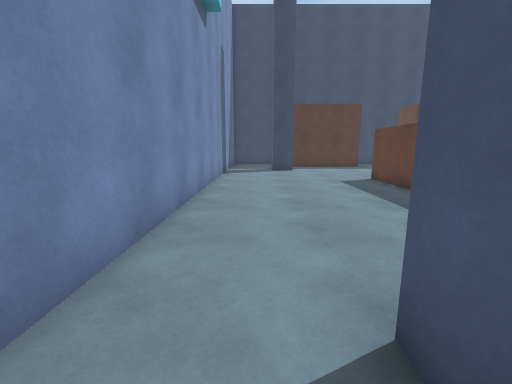
View 1 (above)

20 first-person views from a walk through a scene from a Unity 3-D project. The camera is 1.3 m above the floor, tilts 10° down and sees 90° across. The floor is counted in squares, 1 m on a side. Each view is taken from the middle of a square. On the plan, view 1 faces up. The plan holds only what a view shows up to about 13 squares ahead; the rest is blank.

View 2
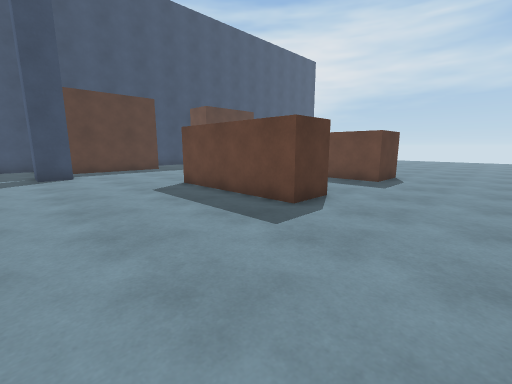

View 3
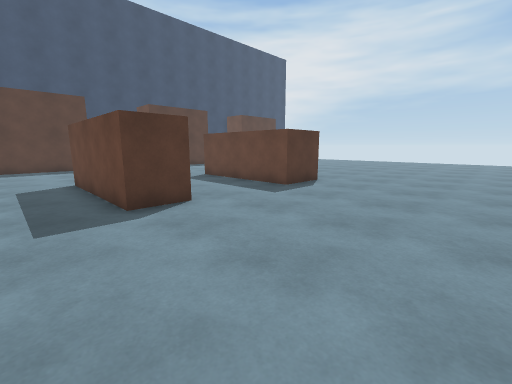

View 4
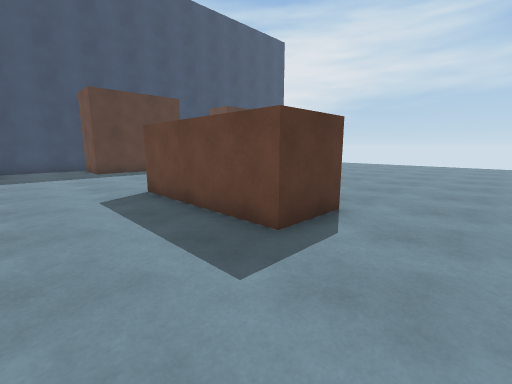

View 5
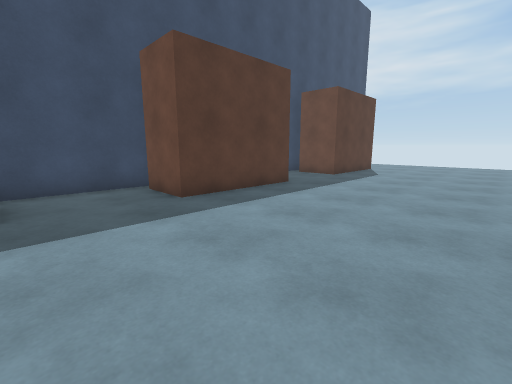

View 6
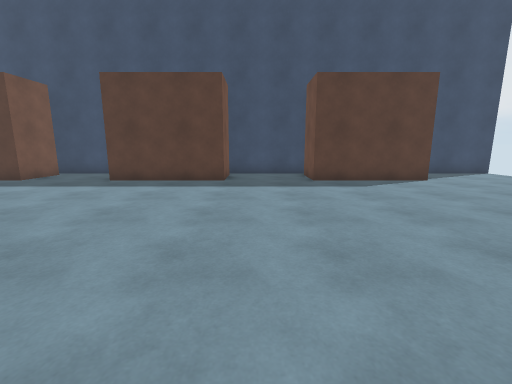

View 7
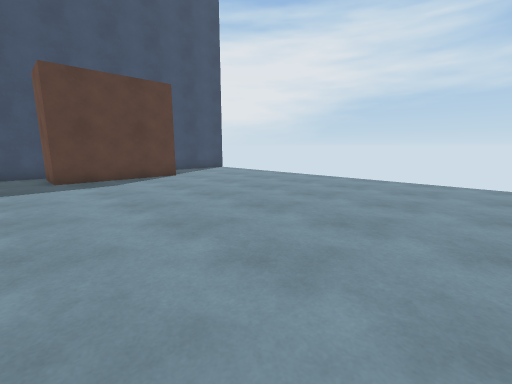

View 8
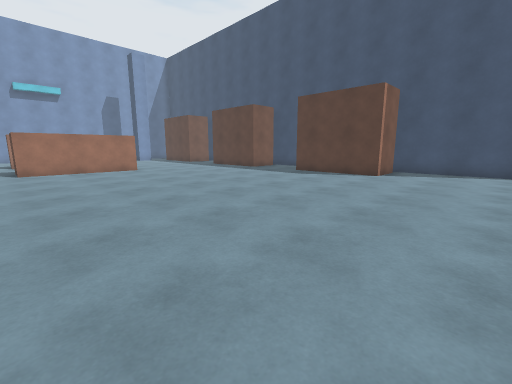

View 9
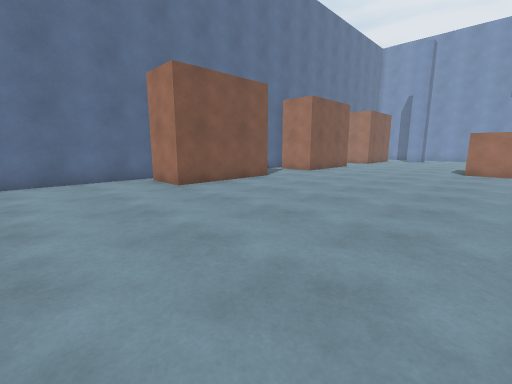

View 10
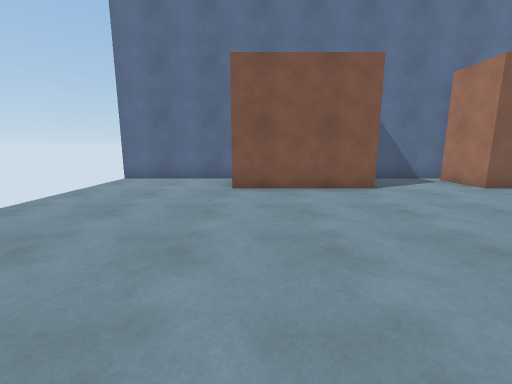

View 11
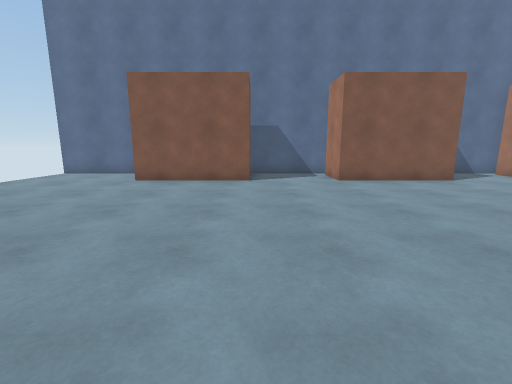

View 12
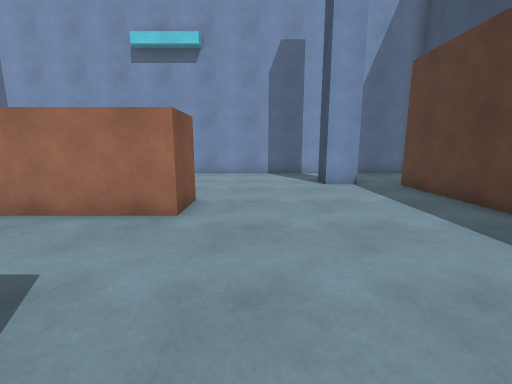

View 13
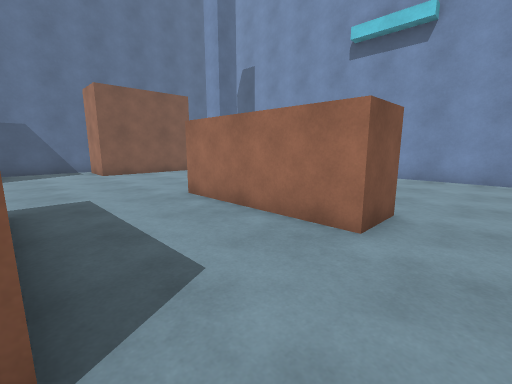

View 14
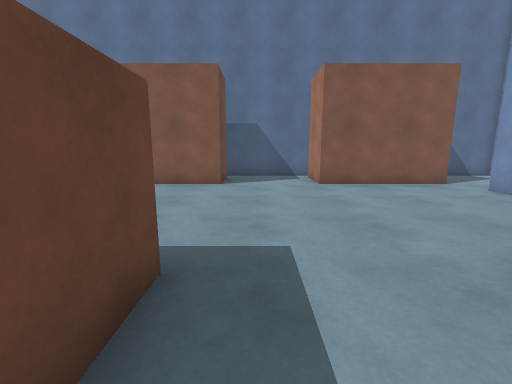

View 15
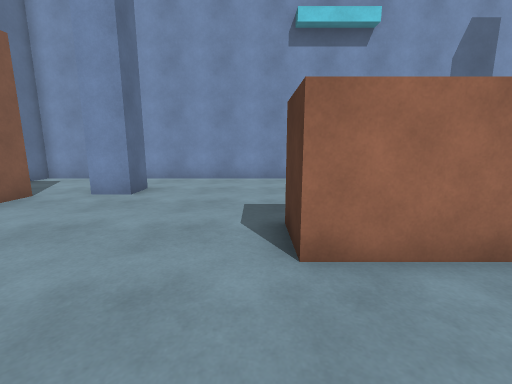

View 16
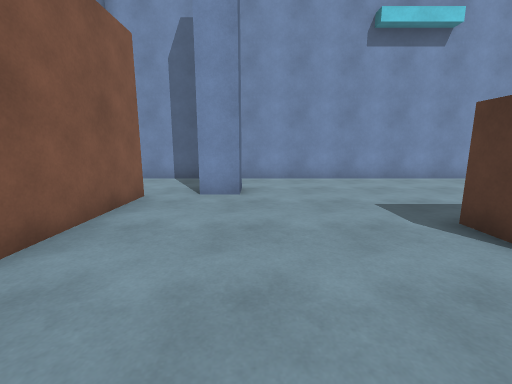

View 17
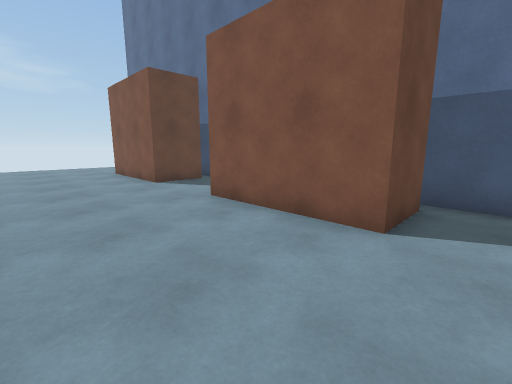

View 18
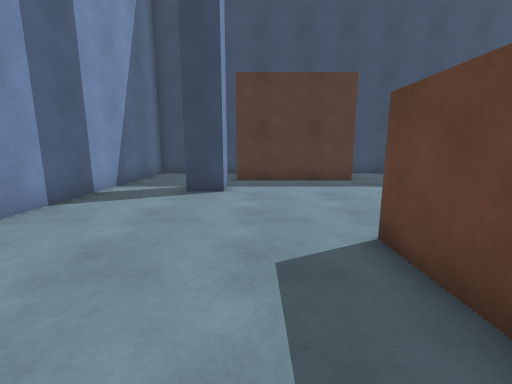

View 19
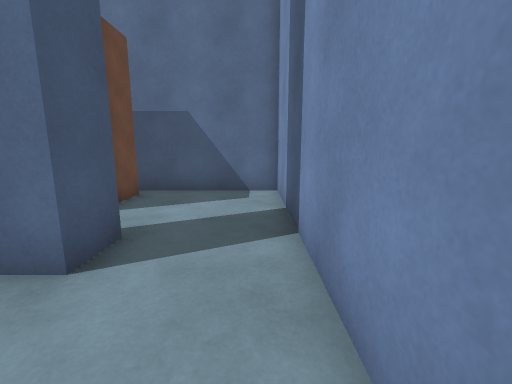

View 20
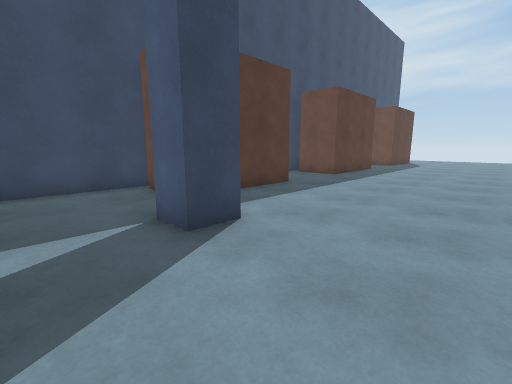

### Floor plan
Points are (right, up) in squares from view 1. A wall is a line through its corners. A room is listed if a view was taken in it or the views show most of it. See-through windows are left out.
Room 1 (view 1)
walls: (1, 0.4) (1, 1.6); (-1.6, 1.4) (-1.6, -3.6) (2.6, -3.6); (2.2, -3) (2.2, -1.9)
ways out: opening at (-0.5, 1) to room 2; opening at (2, 0) to room 2
Room 2 (views 2, 3, 4, 5, 6, 7, 8, 9, 10, 11, 12, 13, 14, 15, 16, 17, 18, 19, 20)
walls: (12, 8.8) (12, 5.5) (10, 5.5) (10, 10.5); (6.2, 5.5) (4.8, 5.5) (4.8, 10.5) (6.2, 10.5) (6.2, 5.5); (14.7, 19) (14.7, 17) (10.2, 17) (10.2, 19); (14.2, -3.6) (19.2, -3.6); (10.2, -3.1) (10.2, -1) (14.7, -1) (14.7, -3); (18.2, -3.1) (18.2, -1) (22.7, -1) (22.7, -3); (10.6, 19.6) (6.2, 19.6); (18.5, 19.6) (14.6, 19.6); (6.8, 19) (6.8, 17) (2.2, 17); (22.7, 19) (22.7, 17) (18.2, 17) (18.2, 19); (6.1, -3.6) (10.5, -3.6); (2, 15.6) (2, 14.4) (1, 14.4); (22.4, -3.6) (27.5, -3.6); (1, 1.6) (2, 1.6) (2, 0.4); (2.1, -1) (6.8, -1) (6.8, -3); (-1.6, 14.6) (-1.6, 1.4); (27.6, 19.6) (22.9, 19.6)
ways out: opening at (-0.5, 1) to room 1; opening at (2, 0) to room 1; opening at (-0.5, 15) to room 3; opening at (2, 16) to room 3
Room 3 (no view inside)
walls: (2.2, 18.5) (2.2, 19); (1, 14.4) (1, 15.6); (2.6, 19.6) (-1.6, 19.6) (-1.6, 14.6)
ways out: opening at (-0.5, 15) to room 2; opening at (2, 16) to room 2

Where each view was taken, in squares from view 1:
view 1: 0 up, 0 right, facing up
view 2: 2 up, 0 right, facing up-right
view 3: 0 up, 3 right, facing up-right
view 4: 3 up, 7 right, facing up-right
view 5: 11 up, 7 right, facing up-right
view 6: 7 up, 16 right, facing up
view 7: 6 up, 17 right, facing up-right
view 8: 5 up, 27 right, facing up-left
view 9: 7 up, 27 right, facing down-left
view 10: 7 up, 22 right, facing down
view 11: 9 up, 18 right, facing down
view 12: 12 up, 11 right, facing left
view 13: 12 up, 10 right, facing down-left
view 14: 8 up, 9 right, facing down
view 15: 5 up, 9 right, facing left
view 16: 2 up, 9 right, facing left
view 17: 3 up, 9 right, facing down-right
view 18: 7 up, 3 right, facing up
view 19: 4 up, 1 left, facing down
view 20: 11 up, 1 left, facing up-right
